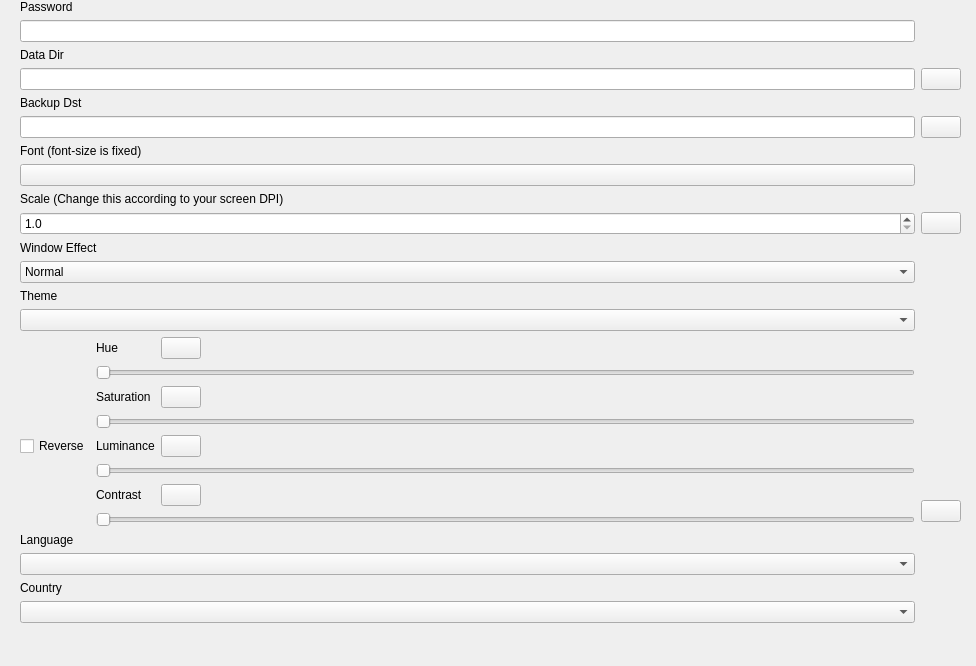
<?xml version="1.0" encoding="UTF-8"?>
<ui version="4.0">
 <class>DTSetting</class>
 <widget class="QWidget" name="DTSetting">
  <property name="geometry">
   <rect>
    <x>0</x>
    <y>0</y>
    <width>976</width>
    <height>666</height>
   </rect>
  </property>
  <property name="windowTitle">
   <string>DTSetting</string>
  </property>
  <layout class="QHBoxLayout" name="horizontalLayout">
   <property name="leftMargin">
    <number>0</number>
   </property>
   <property name="topMargin">
    <number>0</number>
   </property>
   <property name="rightMargin">
    <number>0</number>
   </property>
   <property name="bottomMargin">
    <number>0</number>
   </property>
   <item>
    <layout class="QVBoxLayout" name="verticalLayout_buttons">
     <item>
      <spacer name="verticalSpacer_buttons">
       <property name="orientation">
        <enum>Qt::Vertical</enum>
       </property>
       <property name="sizeHint" stdset="0">
        <size>
         <width>20</width>
         <height>40</height>
        </size>
       </property>
      </spacer>
     </item>
    </layout>
   </item>
   <item>
    <widget class="QStackedWidget" name="stackedWidget">
     <property name="currentIndex">
      <number>0</number>
     </property>
     <widget class="QWidget" name="page_basicinfo">
      <layout class="QHBoxLayout" name="horizontalLayout_2">
       <property name="spacing">
        <number>0</number>
       </property>
       <property name="leftMargin">
        <number>0</number>
       </property>
       <property name="topMargin">
        <number>0</number>
       </property>
       <property name="rightMargin">
        <number>0</number>
       </property>
       <property name="bottomMargin">
        <number>0</number>
       </property>
       <item>
        <widget class="QScrollArea" name="scrollAreaBasicInfo">
         <property name="frameShape">
          <enum>QFrame::NoFrame</enum>
         </property>
         <property name="widgetResizable">
          <bool>true</bool>
         </property>
         <widget class="QWidget" name="scrollAreaWidgetContentsBasicInfo">
          <property name="geometry">
           <rect>
            <x>0</x>
            <y>0</y>
            <width>948</width>
            <height>666</height>
           </rect>
          </property>
          <layout class="QGridLayout" name="gridLayout">
           <property name="leftMargin">
            <number>0</number>
           </property>
           <property name="topMargin">
            <number>0</number>
           </property>
           <property name="rightMargin">
            <number>15</number>
           </property>
           <property name="bottomMargin">
            <number>0</number>
           </property>
           <item row="1" column="0">
            <widget class="QLineEdit" name="lineEdit_password"/>
           </item>
           <item row="6" column="0">
            <widget class="QLabel" name="label_font">
             <property name="text">
              <string>Font (font-size is fixed)</string>
             </property>
            </widget>
           </item>
           <item row="5" column="1">
            <widget class="DTApplyButton" name="pushButton_backup">
             <property name="sizePolicy">
              <sizepolicy hsizetype="Fixed" vsizetype="Fixed">
               <horstretch>0</horstretch>
               <verstretch>0</verstretch>
              </sizepolicy>
             </property>
            </widget>
           </item>
           <item row="14" column="0">
            <layout class="QGridLayout" name="gridLayout_2">
             <item row="2" column="3">
              <spacer name="horizontalSpacer_2">
               <property name="orientation">
                <enum>Qt::Horizontal</enum>
               </property>
               <property name="sizeHint" stdset="0">
                <size>
                 <width>40</width>
                 <height>20</height>
                </size>
               </property>
              </spacer>
             </item>
             <item row="4" column="3">
              <spacer name="horizontalSpacer_3">
               <property name="orientation">
                <enum>Qt::Horizontal</enum>
               </property>
               <property name="sizeHint" stdset="0">
                <size>
                 <width>40</width>
                 <height>20</height>
                </size>
               </property>
              </spacer>
             </item>
             <item row="6" column="1">
              <widget class="QLabel" name="label_contrast">
               <property name="text">
                <string>Contrast</string>
               </property>
              </widget>
             </item>
             <item row="6" column="3">
              <spacer name="horizontalSpacer_4">
               <property name="orientation">
                <enum>Qt::Horizontal</enum>
               </property>
               <property name="sizeHint" stdset="0">
                <size>
                 <width>40</width>
                 <height>20</height>
                </size>
               </property>
              </spacer>
             </item>
             <item row="1" column="1" colspan="3">
              <widget class="QSlider" name="slider_Hue">
               <property name="maximum">
                <number>360</number>
               </property>
               <property name="orientation">
                <enum>Qt::Horizontal</enum>
               </property>
              </widget>
             </item>
             <item row="7" column="1" colspan="3">
              <widget class="QSlider" name="slider_contrast">
               <property name="maximum">
                <number>500</number>
               </property>
               <property name="pageStep">
                <number>1</number>
               </property>
               <property name="orientation">
                <enum>Qt::Horizontal</enum>
               </property>
              </widget>
             </item>
             <item row="3" column="1" colspan="3">
              <widget class="QSlider" name="slider_saturation">
               <property name="maximum">
                <number>500</number>
               </property>
               <property name="pageStep">
                <number>1</number>
               </property>
               <property name="orientation">
                <enum>Qt::Horizontal</enum>
               </property>
              </widget>
             </item>
             <item row="4" column="1">
              <widget class="QLabel" name="label_luminance">
               <property name="text">
                <string>Luminance</string>
               </property>
              </widget>
             </item>
             <item row="0" column="2">
              <widget class="QPushButton" name="pushButton_hue_reset">
               <property name="sizePolicy">
                <sizepolicy hsizetype="Fixed" vsizetype="Fixed">
                 <horstretch>0</horstretch>
                 <verstretch>0</verstretch>
                </sizepolicy>
               </property>
               <property name="text">
                <string/>
               </property>
              </widget>
             </item>
             <item row="4" column="2">
              <widget class="QPushButton" name="pushButton_luminance_reset">
               <property name="sizePolicy">
                <sizepolicy hsizetype="Fixed" vsizetype="Fixed">
                 <horstretch>0</horstretch>
                 <verstretch>0</verstretch>
                </sizepolicy>
               </property>
               <property name="text">
                <string/>
               </property>
              </widget>
             </item>
             <item row="2" column="2">
              <widget class="QPushButton" name="pushButton_saturation_reset">
               <property name="sizePolicy">
                <sizepolicy hsizetype="Fixed" vsizetype="Fixed">
                 <horstretch>0</horstretch>
                 <verstretch>0</verstretch>
                </sizepolicy>
               </property>
               <property name="text">
                <string/>
               </property>
              </widget>
             </item>
             <item row="0" column="3">
              <spacer name="horizontalSpacer">
               <property name="orientation">
                <enum>Qt::Horizontal</enum>
               </property>
               <property name="sizeHint" stdset="0">
                <size>
                 <width>40</width>
                 <height>20</height>
                </size>
               </property>
              </spacer>
             </item>
             <item row="5" column="1" colspan="3">
              <widget class="QSlider" name="slider_luminance">
               <property name="maximum">
                <number>500</number>
               </property>
               <property name="pageStep">
                <number>1</number>
               </property>
               <property name="orientation">
                <enum>Qt::Horizontal</enum>
               </property>
              </widget>
             </item>
             <item row="2" column="1">
              <widget class="QLabel" name="label_saturation">
               <property name="text">
                <string>Saturation</string>
               </property>
              </widget>
             </item>
             <item row="0" column="1">
              <widget class="QLabel" name="label_hue">
               <property name="text">
                <string>Hue</string>
               </property>
              </widget>
             </item>
             <item row="6" column="2">
              <widget class="QPushButton" name="pushButton_contrast_reset">
               <property name="sizePolicy">
                <sizepolicy hsizetype="Fixed" vsizetype="Fixed">
                 <horstretch>0</horstretch>
                 <verstretch>0</verstretch>
                </sizepolicy>
               </property>
               <property name="text">
                <string/>
               </property>
              </widget>
             </item>
             <item row="4" column="0">
              <widget class="QCheckBox" name="checkBox_reverse">
               <property name="text">
                <string>Reverse</string>
               </property>
              </widget>
             </item>
            </layout>
           </item>
           <item row="3" column="0">
            <widget class="QLineEdit" name="lineEdit_data_dir">
             <property name="readOnly">
              <bool>true</bool>
             </property>
            </widget>
           </item>
           <item row="3" column="1">
            <widget class="DTApplyButton" name="pushButton_data_dir">
             <property name="sizePolicy">
              <sizepolicy hsizetype="Fixed" vsizetype="Fixed">
               <horstretch>0</horstretch>
               <verstretch>0</verstretch>
              </sizepolicy>
             </property>
            </widget>
           </item>
           <item row="16" column="0">
            <widget class="LazyCombobox" name="comboBox_language">
             <property name="sizePolicy">
              <sizepolicy hsizetype="Preferred" vsizetype="Preferred">
               <horstretch>0</horstretch>
               <verstretch>0</verstretch>
              </sizepolicy>
             </property>
            </widget>
           </item>
           <item row="5" column="0">
            <widget class="QLineEdit" name="lineEdit_backup">
             <property name="readOnly">
              <bool>true</bool>
             </property>
            </widget>
           </item>
           <item row="8" column="0">
            <widget class="QLabel" name="label_scale">
             <property name="text">
              <string>Scale (Change this according to your screen DPI)</string>
             </property>
            </widget>
           </item>
           <item row="10" column="0">
            <widget class="QLabel" name="label_window_effect">
             <property name="text">
              <string>Window Effect</string>
             </property>
            </widget>
           </item>
           <item row="15" column="0">
            <widget class="QLabel" name="label_language">
             <property name="text">
              <string>Language</string>
             </property>
            </widget>
           </item>
           <item row="2" column="0">
            <widget class="QLabel" name="label_data_dir">
             <property name="text">
              <string>Data Dir</string>
             </property>
            </widget>
           </item>
           <item row="18" column="0">
            <widget class="LazyCombobox" name="comboBox_country">
             <property name="sizePolicy">
              <sizepolicy hsizetype="Preferred" vsizetype="Preferred">
               <horstretch>0</horstretch>
               <verstretch>0</verstretch>
              </sizepolicy>
             </property>
            </widget>
           </item>
           <item row="11" column="0">
            <widget class="LazyCombobox" name="comboBox_window_effect">
             <property name="sizePolicy">
              <sizepolicy hsizetype="Preferred" vsizetype="Preferred">
               <horstretch>0</horstretch>
               <verstretch>0</verstretch>
              </sizepolicy>
             </property>
             <item>
              <property name="text">
               <string>Normal</string>
              </property>
             </item>
             <item>
              <property name="text">
               <string>Aero</string>
              </property>
             </item>
             <item>
              <property name="text">
               <string>Acrylic</string>
              </property>
             </item>
            </widget>
           </item>
           <item row="19" column="1">
            <spacer name="verticalSpacer">
             <property name="orientation">
              <enum>Qt::Vertical</enum>
             </property>
             <property name="sizeHint" stdset="0">
              <size>
               <width>20</width>
               <height>258</height>
              </size>
             </property>
            </spacer>
           </item>
           <item row="4" column="0">
            <widget class="QLabel" name="label_backup">
             <property name="text">
              <string>Backup Dst</string>
             </property>
            </widget>
           </item>
           <item row="0" column="0">
            <widget class="QLabel" name="label_password">
             <property name="text">
              <string>Password</string>
             </property>
            </widget>
           </item>
           <item row="9" column="1">
            <widget class="DTApplyButton" name="pushButton_scale">
             <property name="sizePolicy">
              <sizepolicy hsizetype="Fixed" vsizetype="Fixed">
               <horstretch>0</horstretch>
               <verstretch>0</verstretch>
              </sizepolicy>
             </property>
            </widget>
           </item>
           <item row="12" column="0">
            <widget class="QLabel" name="label_theme">
             <property name="text">
              <string>Theme</string>
             </property>
            </widget>
           </item>
           <item row="7" column="0">
            <widget class="QPushButton" name="pushButton_font">
             <property name="sizePolicy">
              <sizepolicy hsizetype="Minimum" vsizetype="Fixed">
               <horstretch>0</horstretch>
               <verstretch>0</verstretch>
              </sizepolicy>
             </property>
            </widget>
           </item>
           <item row="13" column="0">
            <widget class="LazyCombobox" name="comboBox_theme">
             <property name="sizePolicy">
              <sizepolicy hsizetype="Preferred" vsizetype="Preferred">
               <horstretch>0</horstretch>
               <verstretch>0</verstretch>
              </sizepolicy>
             </property>
            </widget>
           </item>
           <item row="17" column="0">
            <widget class="QLabel" name="label_country">
             <property name="text">
              <string>Country</string>
             </property>
            </widget>
           </item>
           <item row="9" column="0">
            <widget class="QDoubleSpinBox" name="spinBox_scale">
             <property name="decimals">
              <number>1</number>
             </property>
             <property name="minimum">
              <double>1.000000000000000</double>
             </property>
             <property name="maximum">
              <double>10.000000000000000</double>
             </property>
             <property name="singleStep">
              <double>0.100000000000000</double>
             </property>
            </widget>
           </item>
           <item row="14" column="1">
            <layout class="QVBoxLayout" name="verticalLayout_color">
             <property name="spacing">
              <number>0</number>
             </property>
             <property name="topMargin">
              <number>34</number>
             </property>
             <property name="bottomMargin">
              <number>5</number>
             </property>
             <item>
              <widget class="QLabel" name="label_color_preview">
               <property name="sizePolicy">
                <sizepolicy hsizetype="Fixed" vsizetype="Fixed">
                 <horstretch>0</horstretch>
                 <verstretch>0</verstretch>
                </sizepolicy>
               </property>
               <property name="minimumSize">
                <size>
                 <width>26</width>
                 <height>26</height>
                </size>
               </property>
               <property name="maximumSize">
                <size>
                 <width>26</width>
                 <height>26</height>
                </size>
               </property>
               <property name="text">
                <string/>
               </property>
               <property name="alignment">
                <set>Qt::AlignCenter</set>
               </property>
              </widget>
             </item>
             <item>
              <spacer name="verticalSpacer_2">
               <property name="orientation">
                <enum>Qt::Vertical</enum>
               </property>
               <property name="sizeHint" stdset="0">
                <size>
                 <width>20</width>
                 <height>40</height>
                </size>
               </property>
              </spacer>
             </item>
             <item>
              <widget class="DTApplyButton" name="pushButton_color">
               <property name="sizePolicy">
                <sizepolicy hsizetype="Fixed" vsizetype="Fixed">
                 <horstretch>0</horstretch>
                 <verstretch>0</verstretch>
                </sizepolicy>
               </property>
              </widget>
             </item>
            </layout>
           </item>
          </layout>
         </widget>
        </widget>
       </item>
      </layout>
     </widget>
    </widget>
   </item>
  </layout>
 </widget>
 <customwidgets>
  <customwidget>
   <class>DTApplyButton</class>
   <extends>QPushButton</extends>
   <header>DTWidget.DTApplyButton</header>
  </customwidget>
  <customwidget>
   <class>LazyCombobox</class>
   <extends>QComboBox</extends>
   <header>DTWidget</header>
  </customwidget>
 </customwidgets>
 <resources>
  <include location="../DT.qrc"/>
 </resources>
 <connections/>
</ui>
